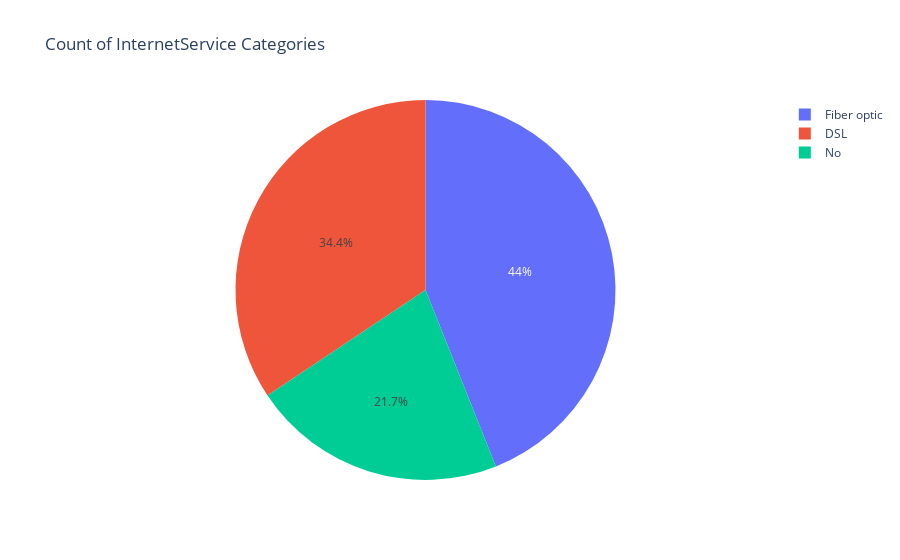

Notebook source saved alongside this figure:
### Code cell
counts = df['InternetService'].value_counts().reset_index()
counts.columns = ['InternetService', 'Count']
fig = px.pie(counts,values='Count',names='InternetService', color='InternetService', title='Count of InternetService Categories')
fig.show()

### Figure 1 — Plotly figure (JSON) as saved in the notebook; plotly's stock layout.template omitted (floating-point values rounded to 4 significant figures)
{"data": [{"customdata": [["Fiber optic"], ["DSL"], ["No"]], "domain": {"x": [0, 1], "y": [0, 1]}, "hovertemplate": "InternetService=%{customdata[0]}<br>Count=%{value}<extra></extra>", "labels": ["Fiber optic", "DSL", "No"], "legendgroup": "", "marker": {"colors": ["#636efa", "#EF553B", "#00cc96"]}, "name": "", "showlegend": true, "type": "pie", "values": [3096, 2421, 1526]}], "layout": {"legend": {"tracegroupgap": 0}, "title": {"text": "Count of InternetService Categories"}}}
